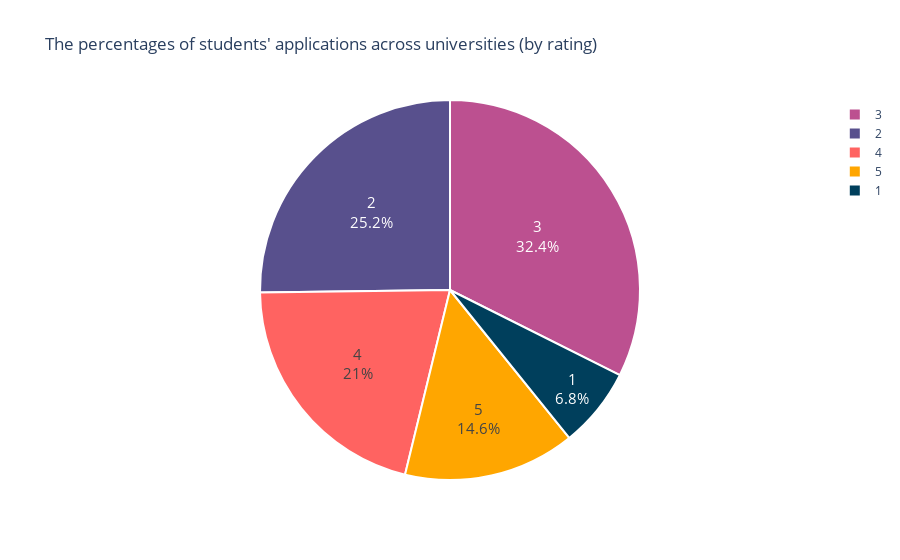

The notebook cell this image was saved under:
### Code cell
fig = px.pie(df_count,
             values=df_count['percentage'], 
             names='University Rating',
             title="The percentages of students' applications across universities (by rating)")

fig.update_traces(hoverinfo='label+percent', textfont_size=15,
                  textinfo='label+percent',
                  marker=dict(colors=colors, line=dict(color='#FFFFFF', width=2)))
fig.show()

### Figure 1 — Plotly figure (JSON) as saved in the notebook; plotly's stock layout.template omitted (floating-point values rounded to 4 significant figures)
{"data": [{"domain": {"x": [0, 1], "y": [0, 1]}, "hoverinfo": "label+percent", "hovertemplate": "University Rating=%{label}<br>percentage=%{value}<extra></extra>", "labels": [1, 2, 3, 4, 5], "legendgroup": "", "marker": {"colors": ["#003f5c", "#58508d", "#bc5090", "#ff6361", "#ffa600"], "line": {"color": "#FFFFFF", "width": 2}}, "name": "", "showlegend": true, "textfont": {"size": 15}, "textinfo": "label+percent", "type": "pie", "values": [0.068, 0.252, 0.324, 0.21, 0.146]}], "layout": {"legend": {"tracegroupgap": 0}, "title": {"text": "The percentages of students' applications across universities (by rating)"}}}
